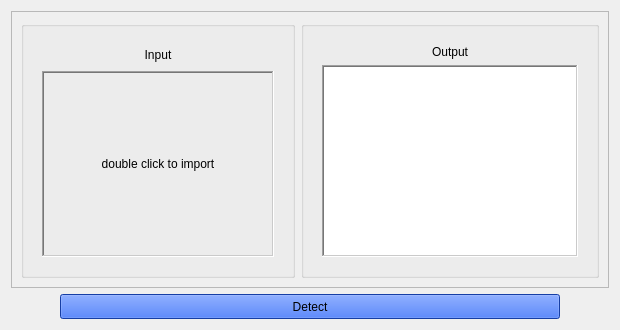
         <widget class="QWidget" name="tab">
          <attribute name="title">
           <string>Face Detection</string>
          </attribute>
          <layout class="QVBoxLayout" name="verticalLayout_4">
           <item>
            <widget class="QFrame" name="frame_5">
             <property name="frameShape">
              <enum>QFrame::StyledPanel</enum>
             </property>
             <property name="frameShadow">
              <enum>QFrame::Raised</enum>
             </property>
             <layout class="QHBoxLayout" name="horizontalLayout_2">
              <item>
               <widget class="QGroupBox" name="groupBox_3">
                <property name="title">
                 <string/>
                </property>
                <layout class="QGridLayout" name="gridLayout_22">
                 <item row="1" column="0">
                  <layout class="QVBoxLayout" name="verticalLayout">
                   <property name="spacing">
                    <number>0</number>
                   </property>
                   <item>
                    <layout class="QVBoxLayout" name="verticalLayout_10">
                     <item>
                      <widget class="QGroupBox" name="groupBox">
                       <property name="minimumSize">
                        <size>
                         <width>250</width>
                         <height>0</height>
                        </size>
                       </property>
                       <property name="styleSheet">
                        <string notr="true">QGroupBox {
    border: none; /* or border: 0; */
}

QGroupBox::title {
    subcontrol-origin: margin;
    subcontrol-position: top left;
    padding: 0 5px; /* Optional padding for the title */
}

</string>
                       </property>
                       <property name="title">
                        <string/>
                       </property>
                       <layout class="QVBoxLayout" name="verticalLayout_5">
                        <item>
                         <widget class="QLabel" name="label_5">
                          <property name="maximumSize">
                           <size>
                            <width>16777215</width>
                            <height>20</height>
                           </size>
                          </property>
                          <property name="text">
                           <string>Input</string>
                          </property>
                          <property name="alignment">
                           <set>Qt::AlignCenter</set>
                          </property>
                         </widget>
                        </item>
                        <item>
                         <widget class="QLabel" name="input_img1">
                          <property name="sizePolicy">
                           <sizepolicy hsizetype="Preferred" vsizetype="Preferred">
                            <horstretch>0</horstretch>
                            <verstretch>0</verstretch>
                           </sizepolicy>
                          </property>
                          <property name="minimumSize">
                           <size>
                            <width>0</width>
                            <height>0</height>
                           </size>
                          </property>
                          <property name="maximumSize">
                           <size>
                            <width>16777215</width>
                            <height>16777215</height>
                           </size>
                          </property>
                          <property name="frameShape">
                           <enum>QFrame::WinPanel</enum>
                          </property>
                          <property name="frameShadow">
                           <enum>QFrame::Sunken</enum>
                          </property>
                          <property name="text">
                           <string>double click to import</string>
                          </property>
                          <property name="scaledContents">
                           <bool>false</bool>
                          </property>
                          <property name="alignment">
                           <set>Qt::AlignCenter</set>
                          </property>
                         </widget>
                        </item>
                       </layout>
                      </widget>
                     </item>
                    </layout>
                   </item>
                  </layout>
                 </item>
                </layout>
               </widget>
              </item>
              <item>
               <widget class="QGroupBox" name="groupBox_4">
                <property name="title">
                 <string/>
                </property>
                <layout class="QGridLayout" name="gridLayout_23">
                 <item row="1" column="0">
                  <layout class="QVBoxLayout" name="verticalLayout_7">
                   <property name="spacing">
                    <number>0</number>
                   </property>
                   <item>
                    <layout class="QVBoxLayout" name="verticalLayout_12">
                     <item>
                      <widget class="QGroupBox" name="groupBox_2">
                       <property name="minimumSize">
                        <size>
                         <width>250</width>
                         <height>0</height>
                        </size>
                       </property>
                       <property name="styleSheet">
                        <string notr="true">QGroupBox {
    border: none; /* or border: 0; */
}

QGroupBox::title {
    subcontrol-origin: margin;
    subcontrol-position: top left;
    padding: 0 5px; /* Optional padding for the title */
}

</string>
                       </property>
                       <property name="title">
                        <string/>
                       </property>
                       <layout class="QVBoxLayout" name="verticalLayout_3">
                        <item>
                         <widget class="QLabel" name="label_7">
                          <property name="maximumSize">
                           <size>
                            <width>16777215</width>
                            <height>20</height>
                           </size>
                          </property>
                          <property name="text">
                           <string>Output</string>
                          </property>
                          <property name="alignment">
                           <set>Qt::AlignCenter</set>
                          </property>
                         </widget>
                        </item>
                        <item>
                         <widget class="QGraphicsView" name="output_img1_GV">
                          <property name="sizePolicy">
                           <sizepolicy hsizetype="Preferred" vsizetype="Preferred">
                            <horstretch>0</horstretch>
                            <verstretch>0</verstretch>
                           </sizepolicy>
                          </property>
                          <property name="frameShape">
                           <enum>QFrame::WinPanel</enum>
                          </property>
                          <property name="frameShadow">
                           <enum>QFrame::Sunken</enum>
                          </property>
                         </widget>
                        </item>
                       </layout>
                      </widget>
                     </item>
                    </layout>
                   </item>
                  </layout>
                 </item>
                </layout>
               </widget>
              </item>
             </layout>
            </widget>
           </item>
           <item alignment="Qt::AlignHCenter">
            <widget class="QPushButton" name="apply_btn">
             <property name="sizePolicy">
              <sizepolicy hsizetype="Fixed" vsizetype="Fixed">
               <horstretch>0</horstretch>
               <verstretch>0</verstretch>
              </sizepolicy>
             </property>
             <property name="minimumSize">
              <size>
               <width>500</width>
               <height>25</height>
              </size>
             </property>
             <property name="maximumSize">
              <size>
               <width>600</width>
               <height>16777215</height>
              </size>
             </property>
             <property name="styleSheet">
              <string notr="true">background-color: rgb(31, 87, 231);
border-color: rgb(0, 0, 127);</string>
             </property>
             <property name="text">
              <string>Detect</string>
             </property>
            </widget>
           </item>
          </layout>
         </widget>
